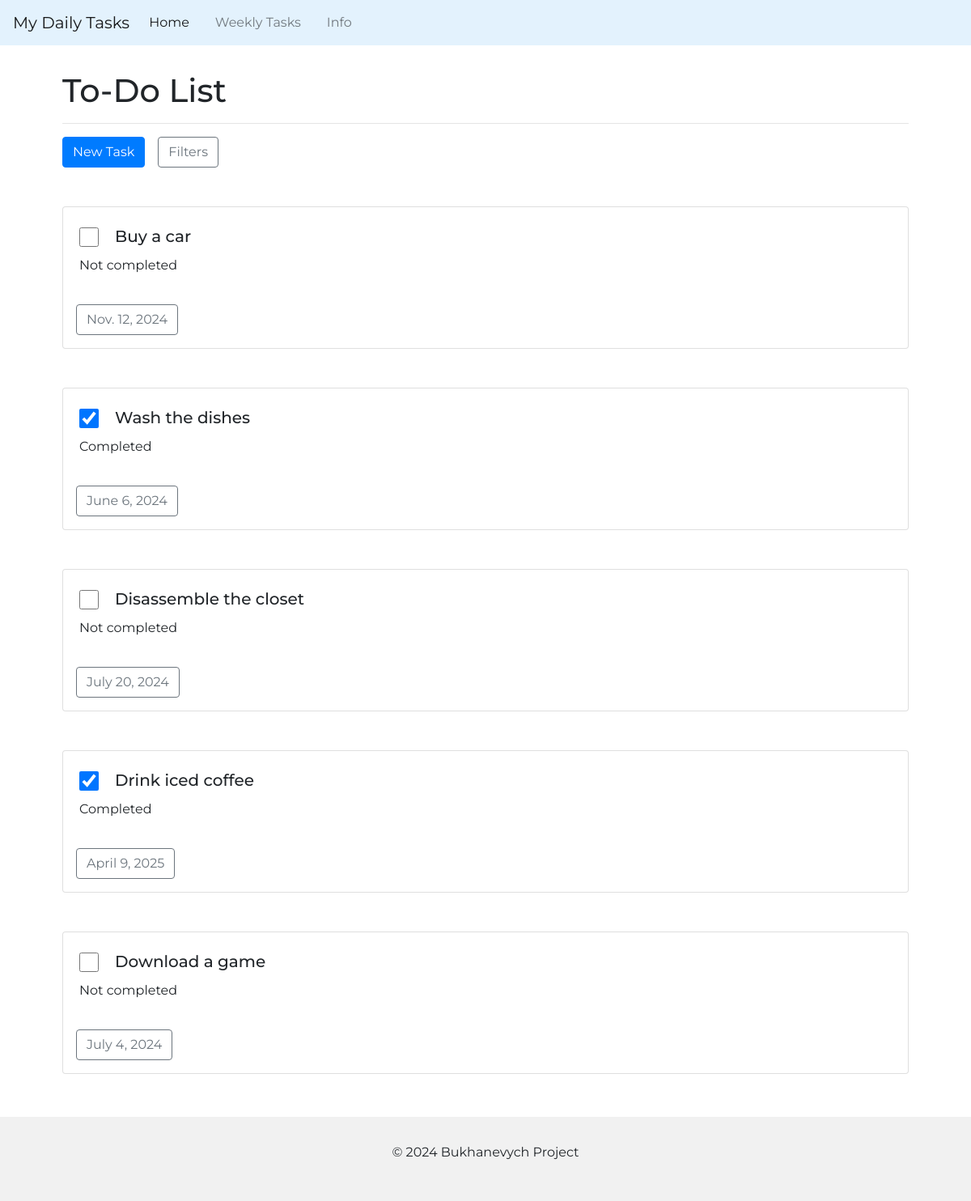
The page / on the database its author committed.
### bukhanevych_project/models.py (models this page shows, shortened)
class TodoItem(models.Model):
    id = ShortUUIDField(primary_key=True)
    title = models.CharField(max_length=200)
    date = models.DateField(null=True)
    completed = models.BooleanField(default=False)

### bukhanevych_project/views.py (the view)
# urls.py: path("", views.home, name="home"),
@ratelimit(key='user_or_ip', rate='10/m')
def home(request):
    items = TodoItem.objects.all()
    return render(request, "home.html", {"todos": items, "captcha": FormWithCaptcha(), "add_todo": TodoForm()})

### bukhanevych_project/forms.py
class FormWithCaptcha(forms.Form):
    captcha = ReCaptchaField()

class TodoForm(forms.ModelForm):
    date = forms.DateField(widget = forms.DateInput(attrs={"type":"date"}))
    class Meta:
        model = TodoItem
        fields = ["title", "date"]

### bukhanevych_project/templates/home.html (shortened to what this page needs)
{% extends "base.html" %} {% block title %} To-Do List {% endblock %}
{% block content %}
{% load icons %}
<main>
    <section>
        <h1>To-Do List</h1>
        <hr>
        <div class="btn-toolbar" role="toolbar" aria-label="Toolbar with button groups">
            <div class="btn-group me-2" role="group" aria-label="First group">
                <button type="button" class="btn btn-primary" id="create_icon">{% icon 'plus' %} New Task</button>
            </div>
            <div class="ml-3">
                <button type="button" class="btn btn-outline-secondary">{% icon 'filter' %} Filters</button>
            </div>
        </div>
    </section>
    <section>
            {% for todo in todos %}
                <div class="card mt-5" style="width: auto;">
                    <div class="card-body">
                    <form action="change" method="POST" id="myForm_{{todo.id}}">
                        <div class="form-check form-check-lg">
                            <input {% if todo.completed %} checked {% else %} {% endif %} class="form-check-input" type="checkbox" id="{{todo.id}}" name="checkbox" onchange="submitForm('checkbox_value_{{todo.id}}','{{todo.id}}', 'myForm_{{todo.id}}')">
                            <label class="form-check-label ml-4 mt-1" for="{{todo.id}}">
                                <h5 class="card-title">{{todo.title}}</h5>
                            </label>
                        </div>
                        <div> {% if todo.completed %}Completed{% else %}Not completed{% endif %} </div>
                    </form>
                    </div>
                    <div class="m-3">
                        <button type="button" class="btn btn-outline-secondary">{% icon 'calendar' %} {{todo.date}}</button>
                    </div>
                </div>
            {% endfor %}
    </section>
</main>
{% endblock %}

### bukhanevych_project/templates/base.html (shortened to what this page needs)
{% load static %}
{% load icons %}
<!DOCTYPE html>
<html lang="en">
  <head>
    <link rel="stylesheet" type="text/css" href="{% static 'css/styles.css' %}">
    <link rel="stylesheet" href="https://stackpath.bootstrapcdn.com/bootstrap/4.3.1/css/bootstrap.min.css"  rel="stylesheet" />
    <link rel="stylesheet" href="https://cdnjs.cloudflare.com/ajax/libs/font-awesome/6.5.1/css/all.min.css">
  </head>
  <body>
    <nav class="navbar navbar-expand-lg navbar-light" style="background-color: #e3f2fd;">
      <a class="navbar-brand" href="#">My Daily Tasks</a>
      <div class="collapse navbar-collapse" id="navbarNav">
        <ul class="navbar-nav">
          <li class="nav-item active">
            <a class="nav-link" href="#">Home</a>
          </li>
          <li class="nav-item">
            <a class="nav-link" href="#">Weekly Tasks</a>
          </li>
          <li class="nav-item">
            <a class="nav-link" href="#">Info</a>
          </li>
        </ul>
      </div>
    </nav>
    <div class="container">{% block content %} {% endblock %}</div>
    <footer>
      <p>&copy; 2024 Bukhanevych Project</p>
    </footer>
  </body>
</html>

### bukhanevych_project/static/css/styles.css (style rules this page uses)
* { font-family: Montserrat, sans-serif; }
body { font-family: Montserrat, sans-serif; font-style: normal; font-weight: 400; margin: 0; padding: 0; }
h1 { font-weight: 700; }
nav ul { list-style-type: none; padding: 0; }
nav ul li { display: inline; margin-right: 1em; }
main { padding: 2em; }
footer { background-color: #f1f1f1; text-align: center; position: relative; bottom: 0; width: 100%; padding: 32px; margin-top: 21px; }
.form-check-lg .form-check-input { width: 24px; height: 24px; }

### rows shown on the page
TodoItem: title "Buy a car", shows "Not completed", date "Nov. 12, 2024"
TodoItem: completed "☑", title "Wash the dishes", shows "Completed", date "June 6, 2024"
TodoItem: title "Disassemble the closet", shows "Not completed", date "July 20, 2024"
TodoItem: completed "☑", title "Drink iced coffee", shows "Completed", date "April 9, 2025"
TodoItem: title "Download a game", shows "Not completed", date "July 4, 2024"
